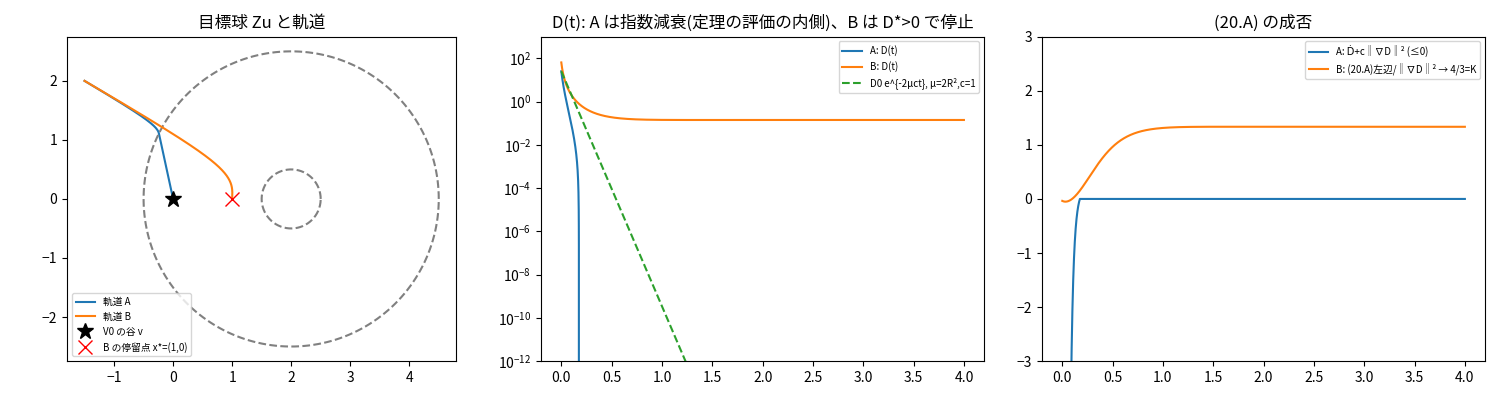

This figure's Python source:
"""
定理20 (苫米地象徴臨場感方向性定理) のトイ例  ※数値シミュレーション。証明ではない
-----------------------------------------------------------------------------
原文: 目標集合 Zu、距離型 D≥0 (D=0 ⇔ x∈Zu)、Ṽσ = V0 − κ qσ Pσ s(D)、ẋ = −M∇Ṽσ。
      目標外で (20.A) −⟨∇D,M∇V0⟩ + … ≤ b‖∇D‖²_M と (20.B) κqσPσ(−s′) ≥ b+c が一様なら
      Ḋ ≤ −c‖∇D‖²_M < 0。さらに PL型 ‖∇D‖²≥2μD で D(t)≤D(0)e^{−2μct}。
      ※ 証明されるのは「象徴が指すLUB uσ への方向」だけ。方向が正しい・真であるとは言わない。

トイ: R^2, M=I, V0=½‖x−v‖²(基礎評価の谷 v=(0,0))、象徴の指す目標 Zu=閉球B(u,R), u=(2,0)。
      距離型関数 D(x)=¼[(‖x−u‖²−R²)₊]² (D=0 ⇔ ‖x−u‖≤R, C¹, ∇D=(‖x−u‖²−R²)₊ (x−u))、
      s(D)=−D (s′=−1), Pσ=1, κqσ=K=4/3。
  ケースA: R=2.5 ≥ |u−v|=2 → v が Zu の内側。(20.A) は b>0 任意で成立、(20.B) は b+c≤K
           (Lean 側は b=1/3, c=1)、PL は μ=2R²、誤差境界は dist≤(1/R)√D。→ Ḋ≤−c‖∇D‖² と指数収束
  ケースB: R=0.5 < |u−v|  → v が Zu の外。x*=(1,0) が厳密な停留点で D*=9/64>0。
           (20.A) は x* で b≥4/3 を要し、(20.B) の b+c≤K=4/3 と両立しない(c≤0) → 方向性は出ない。
Lean 対応: Tomabechi/Examples/Theorem20_SymbolicPresence.lean
           (caseA / caseA_python_instance / caseB_constant_solution / caseB_no_valid_constants)
"""
# %% 準備
import logging; logging.getLogger("matplotlib.font_manager").setLevel(logging.ERROR)  # フォント警告を抑制
import numpy as np
import matplotlib.pyplot as plt
try:
    import japanize_matplotlib  # Colab: !pip -q install japanize-matplotlib
except Exception:
    plt.rcParams["font.family"] = ["Noto Sans CJK JP", "IPAexGothic", "sans-serif"]

u, v, K = np.array([2.0, 0.0]), np.zeros(2), 4 / 3
b_lean, c_lean = 1 / 3, 1.0                        # Lean 側の一般定理で使う (b, c), b+c=K

def simulate(R, x0=(-1.5, 2.0), dt=0.0005, steps=8000):
    x = np.array(x0, float); out = []
    for _ in range(steps):
        w = x - u; m = max(w @ w - R**2, 0.0)
        gD = m * w                                               # ∇D
        D = 0.25 * m**2
        gV = x - v                                               # ∇V0
        xdot = -gV - K * gD                                      # ẋ = −∇(V0 + K D)
        out.append((D, gD @ gD, gD @ xdot, -(gD @ gV), x.copy()))  # D, ‖∇D‖², Ḋ, (20.A)左辺(P=0)
        x = x + dt * xdot
    return np.array([o[:4] for o in out]), np.array([o[4] for o in out])

A, trajA = simulate(R=2.5)
B, trajB = simulate(R=0.5)

# %% 可視化
fig, ax = plt.subplots(1, 3, figsize=(15, 4))
th = np.linspace(0, 2 * np.pi, 200)
for tr, R, lab in [(trajA, 2.5, "A"), (trajB, 0.5, "B")]:
    ax[0].plot(tr[:, 0], tr[:, 1], label=f"軌道 {lab}"); ax[0].plot(u[0] + R * np.cos(th), u[1] + R * np.sin(th), "--", c="gray")
ax[0].plot(*v, "k*", ms=12, label="V0 の谷 v"); ax[0].plot(1, 0, "rx", ms=10, label="B の停留点 x*=(1,0)")
ax[0].set_aspect("equal"); ax[0].legend(fontsize=7); ax[0].set_title("目標球 Zu と軌道")
t = 0.0005 * np.arange(len(A))
ax[1].semilogy(t, A[:, 0] + 1e-300, label="A: D(t)"); ax[1].semilogy(t, B[:, 0] + 1e-300, label="B: D(t)")
ax[1].semilogy(t, A[0, 0] * np.exp(-2 * (2 * 2.5**2) * c_lean * t), "--", label="D0 e^{-2μct}, μ=2R²,c=1")
ax[1].set_ylim(1e-12, 1e3); ax[1].legend(fontsize=7); ax[1].set_title("D(t): A は指数減衰(定理の評価の内側)、B は D*>0 で停止")
ax[2].plot(t, A[:, 2] + c_lean * A[:, 1], label="A: Ḋ+c‖∇D‖² (≤0)")
ax[2].plot(t, B[:, 3] / np.maximum(B[:, 1], 1e-12), label="B: (20.A)左辺/‖∇D‖² → 4/3=K")
ax[2].set_ylim(-3, 3); ax[2].legend(fontsize=7); ax[2].set_title("(20.A) の成否")
plt.tight_layout(); plt.show()

# %% 数値確認
outside = A[:, 0] > 1e-9
print("A: max(Ḋ + c‖∇D‖²) =", (A[outside, 2] + c_lean * A[outside, 1]).max(), " (≤0 なら (20.1) 成立), 最終 D =", A[-1, 0])
print("B: 最終 D =", B[-1, 0], " (厳密値 9/64 =", 9 / 64, ") 最終 x =", trajB[-1])
assert (A[outside, 2] + c_lean * A[outside, 1]).max() < 1e-9 and A[-1, 0] < 1e-6
assert abs(B[-1, 0] - 9 / 64) < 1e-3 and np.allclose(trajB[-1], [1.0, 0.0], atol=1e-2)   # 厳密な停留点 x*=(1,0)
